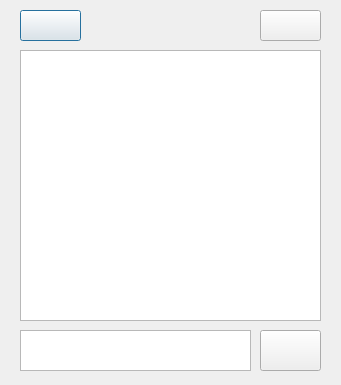
<?xml version="1.0" encoding="UTF-8"?>
<ui version="4.0">
 <class>Conversa</class>
 <widget class="QDialog" name="Conversa">
  <property name="geometry">
   <rect>
    <x>0</x>
    <y>0</y>
    <width>341</width>
    <height>385</height>
   </rect>
  </property>
  <property name="windowTitle">
   <string>Dialog</string>
  </property>
  <widget class="QPushButton" name="back">
   <property name="geometry">
    <rect>
     <x>20</x>
     <y>10</y>
     <width>61</width>
     <height>31</height>
    </rect>
   </property>
   <property name="text">
    <string/>
   </property>
  </widget>
  <widget class="QPushButton" name="send">
   <property name="geometry">
    <rect>
     <x>260</x>
     <y>330</y>
     <width>61</width>
     <height>41</height>
    </rect>
   </property>
   <property name="text">
    <string/>
   </property>
  </widget>
  <widget class="QTextEdit" name="display">
   <property name="geometry">
    <rect>
     <x>20</x>
     <y>50</y>
     <width>301</width>
     <height>271</height>
    </rect>
   </property>
   <property name="readOnly">
    <bool>true</bool>
   </property>
  </widget>
  <widget class="QTextEdit" name="text">
   <property name="geometry">
    <rect>
     <x>20</x>
     <y>330</y>
     <width>231</width>
     <height>41</height>
    </rect>
   </property>
  </widget>
  <widget class="QPushButton" name="addUser">
   <property name="geometry">
    <rect>
     <x>260</x>
     <y>10</y>
     <width>61</width>
     <height>31</height>
    </rect>
   </property>
   <property name="text">
    <string/>
   </property>
  </widget>
 </widget>
 <tabstops>
  <tabstop>text</tabstop>
  <tabstop>send</tabstop>
  <tabstop>addUser</tabstop>
  <tabstop>back</tabstop>
  <tabstop>display</tabstop>
 </tabstops>
 <resources/>
 <connections/>
</ui>
